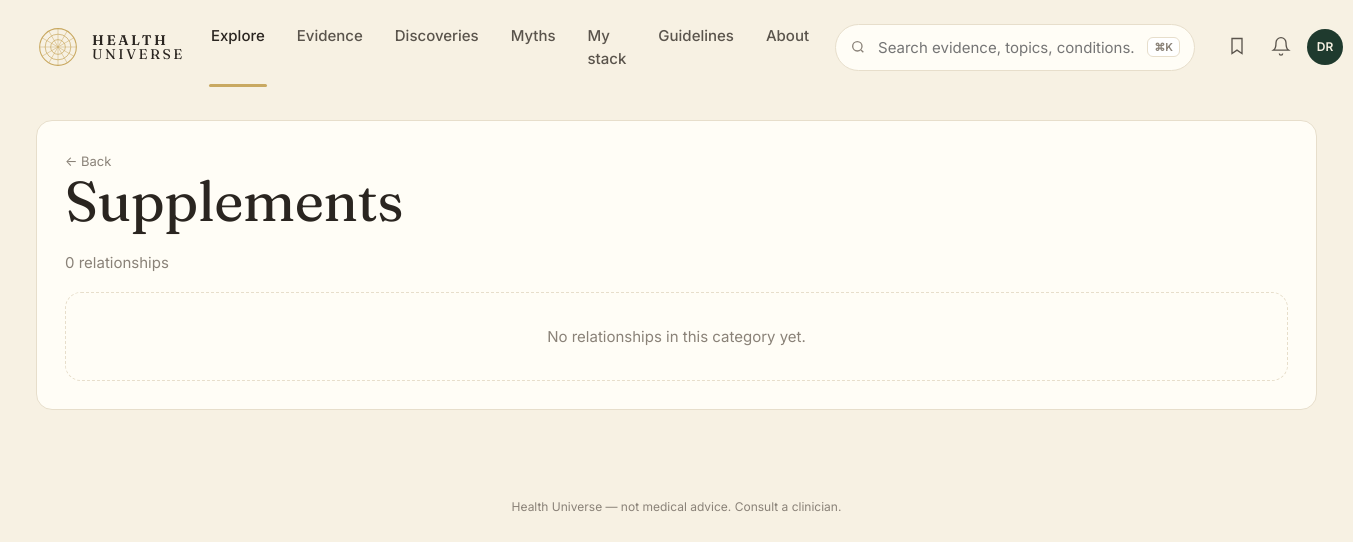
/category/supplements, run on an earlier commit of the app's database.
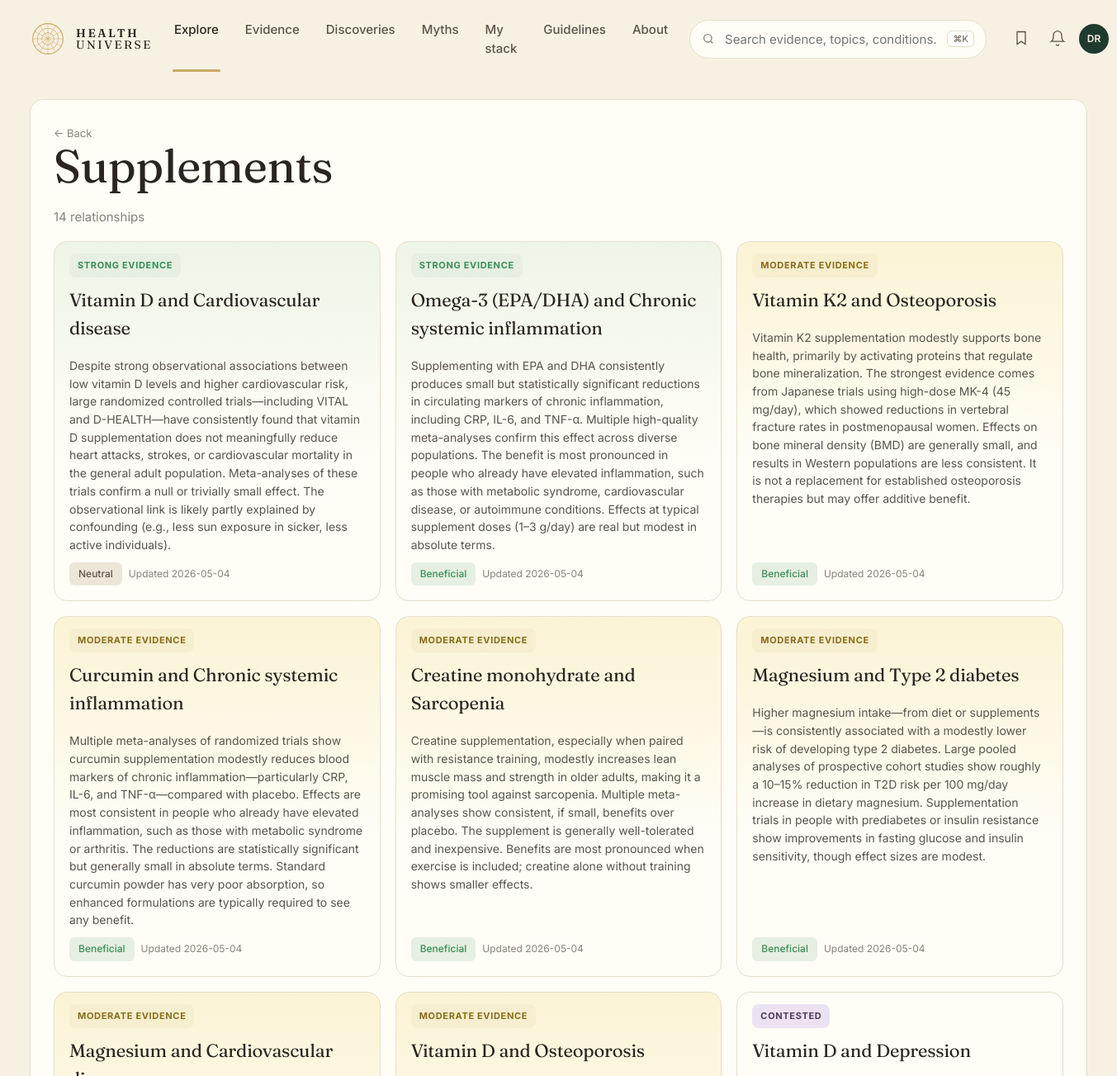
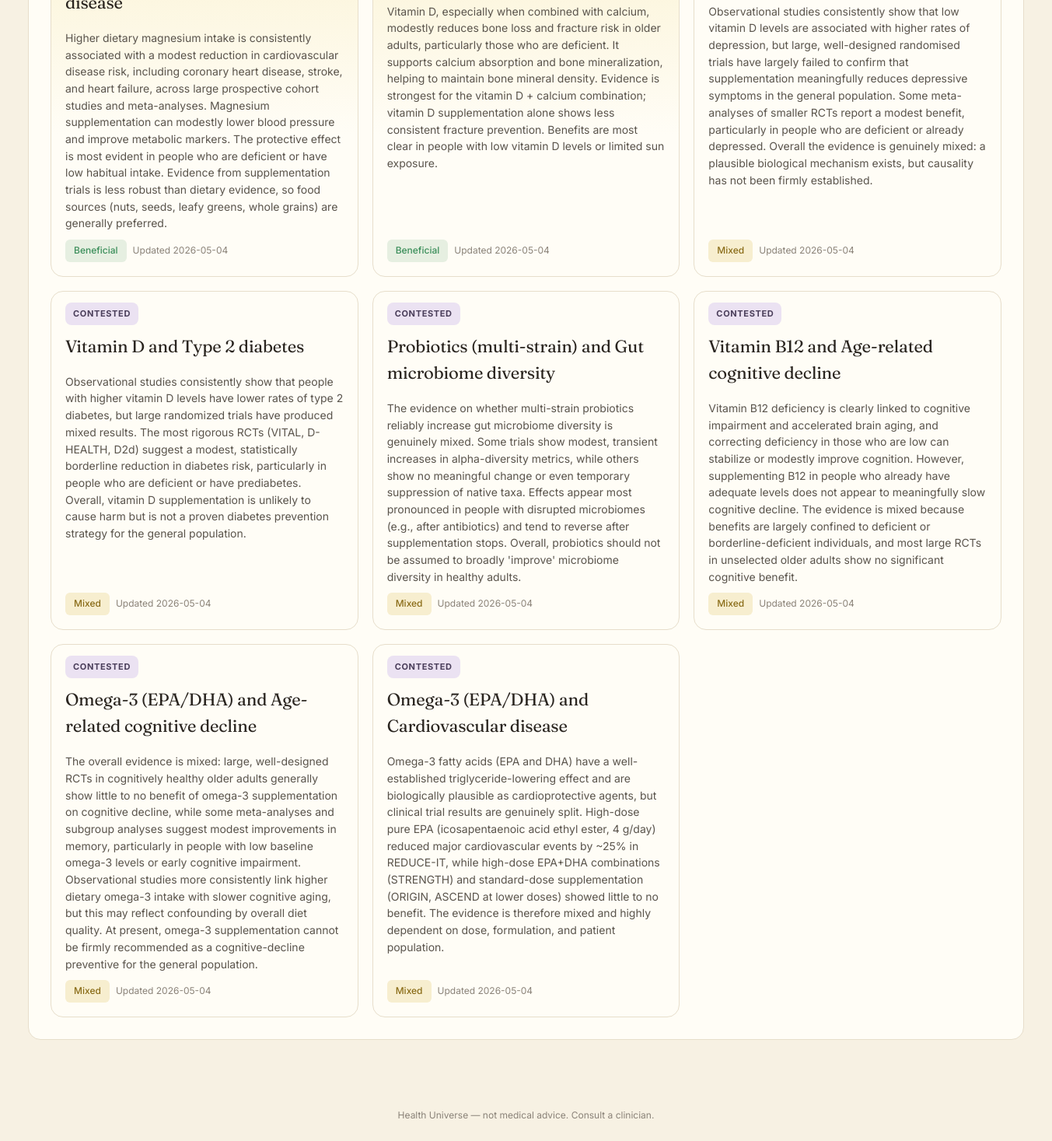
And on a later commit of the database (2 pictures, top to bottom).
### tables this page shows
CREATE TABLE edge (
    id              INTEGER PRIMARY KEY,
    factor_id       INTEGER NOT NULL REFERENCES entity(id),
    outcome_id      INTEGER NOT NULL REFERENCES entity(id),
    direction       TEXT NOT NULL CHECK (direction IN (
                      'protective','harmful','neutral','u_shaped','mixed')),
    tier            TEXT NOT NULL CHECK (tier IN ('A','B','C','D','X','deprecated')),
    effect_size     TEXT,         -- qualitative: trivial/small/moderate/large
    effect_quant    TEXT,         -- e.g. "RR 0.82 (0.74-0.91)"
    population      TEXT,         -- e.g. "adults>50; ApoE4 carriers"
    mechanism       TEXT,         -- 1-paragraph plain English
    summary         TEXT,         -- card body copy
    caveats         TEXT,
    seed_source     TEXT NOT NULL CHECK (seed_source IN ('claude_seed','gemma_daily','manual')),
    created_at      TEXT NOT NULL DEFAULT (datetime('now')),
    updated_at      TEXT NOT NULL DEFAULT (datetime('now')),
    last_reviewed   TEXT NOT NULL DEFAULT (datetime('now')),
    UNIQUE(factor_id, outcome_id, population)
);

CREATE TABLE entity (
    id            INTEGER PRIMARY KEY,
    slug          TEXT NOT NULL UNIQUE,
    name          TEXT NOT NULL,
    kind          TEXT NOT NULL CHECK (kind IN (
                    'food','nutrient','supplement','drug','activity',
                    'behavior','environmental','pathogen','gene',
                    'biomarker','condition','process')),
    aliases       TEXT,           -- JSON array
    description   TEXT,
    created_at    TEXT NOT NULL DEFAULT (datetime('now')),
    updated_at    TEXT NOT NULL DEFAULT (datetime('now'))
);

### web/app.py (the view)
@app.get("/category/{slug}", response_class=HTMLResponse)
def category(request: Request, slug: str):
    cat = next((c for c in CATEGORIES if c["slug"] == slug), None)
    if not cat:
        return HTMLResponse("Not found", status_code=404)
    with connect() as conn:
        if "kinds" in cat:
            placeholders = ",".join("?" * len(cat["kinds"]))
            rows = conn.execute(f"""
                SELECT e.id, e.tier, e.direction, e.summary, e.updated_at,
                       f.name AS f_name, o.name AS o_name
                FROM edge e
                JOIN entity f ON f.id = e.factor_id
                JOIN entity o ON o.id = e.outcome_id
                WHERE f.kind IN ({placeholders})
                ORDER BY CASE e.tier WHEN 'A' THEN 1 WHEN 'B' THEN 2
                              WHEN 'C' THEN 3 WHEN 'X' THEN 4 ELSE 5 END,
                         e.updated_at DESC""", cat["kinds"]).fetchall()
        else:
            placeholders = ",".join("?" * len(cat["outcomes"]))
            rows = conn.execute(f"""
                SELECT e.id, e.tier, e.direction, e.summary, e.updated_at,
                       f.name AS f_name, o.name AS o_name
                FROM edge e
                JOIN entity f ON f.id = e.factor_id
                JOIN entity o ON o.id = e.outcome_id
                WHERE o.slug IN ({placeholders})
                ORDER BY CASE e.tier WHEN 'A' THEN 1 WHEN 'B' THEN 2
                              WHEN 'C' THEN 3 WHEN 'X' THEN 4 ELSE 5 END,
                         e.updated_at DESC""", cat["outcomes"]).fetchall()
    return render(request, "list.html", {
        "title": cat["label"],
        "edges": [dict(r) for r in rows],
    })

### web/templates/list.html (shortened to what this page needs)
{% extends "base.html" %}
{% block content %}
<section class="list-page">
  <a class="back" href="/">← Back</a>
  <h1>{{ title }}</h1>
  <p class="muted">{{ edges|length }} relationship{{ edges|length != 1 and "s" or "" }}</p>
  <div class="list-grid">
    {% for e in edges %}
    <a class="feat-card tier-bg-{{ e.tier }}" href="/edge/{{ e.id }}">
      <span class="pill tier-{{ e.tier }}">{{ TIER_LABEL[e.tier] | upper }}</span>
      <h3>{{ e.f_name }} and {{ e.o_name }}</h3>
      <p>{{ e.summary }}</p>
      <div class="feat-meta">
        <span class="badge dir-{{ e.direction }}">{{ DIRECTION_LABEL[e.direction] }}</span>
        <span class="muted small">Updated {{ e.updated_at[:10] }}</span>
      </div>
    </a>
    {% else %}
    <div class="empty">No relationships in this category yet.</div>
    {% endfor %}
  </div>
</section>
{% endblock %}

What changed in the data, as far as the page shows it:
added edge: tier "STRONG EVIDENCE", f_name "Vitamin D", o_name "Cardiovascular disease", summary "Despite strong observational associations between low vitamin D levels and higher cardiovascular risk, large randomized controlled trials—including VITAL and D-HEALTH—have consistently found that vitamin D supplementation does not meaningfully reduce heart attacks, strokes, or cardiovascular mortality in the general adult population. Meta-analyses of these trials confirm a null or trivially small effect. The observational link is likely partly explained by confounding (e.g., less sun exposure in sicker, less active individuals).", direction "Neutral", updated_at "2026-05-04"
added edge: tier "STRONG EVIDENCE", f_name "Omega-3 (EPA/DHA)", o_name "Chronic systemic inflammation", summary "Supplementing with EPA and DHA consistently produces small but statistically significant reductions in circulating markers of chronic inflammation, including CRP, IL-6, and TNF-α. Multiple high-quality meta-analyses confirm this effect across diverse populations. The benefit is most pronounced in people who already have elevated inflammation, such as those with metabolic syndrome, cardiovascular disease, or autoimmune conditions. Effects at typical supplement doses (1–3 g/day) are real but modest in absolute terms.", direction "Beneficial", updated_at "2026-05-04"
added edge: tier "MODERATE EVIDENCE", f_name "Vitamin K2", o_name "Osteoporosis", summary "Vitamin K2 supplementation modestly supports bone health, primarily by activating proteins that regulate bone mineralization. The strongest evidence comes from Japanese trials using high-dose MK-4 (45 mg/day), which showed reductions in vertebral fracture rates in postmenopausal women. Effects on bone mineral density (BMD) are generally small, and results in Western populations are less consistent. It is not a replacement for established osteoporosis therapies but may offer additive benefit.", direction "Beneficial", updated_at "2026-05-04"
added edge: tier "MODERATE EVIDENCE", f_name "Curcumin", o_name "Chronic systemic inflammation", summary "Multiple meta-analyses of randomized trials show curcumin supplementation modestly reduces blood markers of chronic inflammation—particularly CRP, IL-6, and TNF-α—compared with placebo. Effects are most consistent in people who already have elevated inflammation, such as those with metabolic syndrome or arthritis. The reductions are statistically significant but generally small in absolute terms. Standard curcumin powder has very poor absorption, so enhanced formulations are typically required to see any benefit.", direction "Beneficial", updated_at "2026-05-04"
added edge: tier "MODERATE EVIDENCE", f_name "Creatine monohydrate", o_name "Sarcopenia", summary "Creatine supplementation, especially when paired with resistance training, modestly increases lean muscle mass and strength in older adults, making it a promising tool against sarcopenia. Multiple meta-analyses show consistent, if small, benefits over placebo. The supplement is generally well-tolerated and inexpensive. Benefits are most pronounced when exercise is included; creatine alone without training shows smaller effects.", direction "Beneficial", updated_at "2026-05-04"
added edge: tier "MODERATE EVIDENCE", f_name "Magnesium", o_name "Type 2 diabetes", summary "Higher magnesium intake—from diet or supplements—is consistently associated with a modestly lower risk of developing type 2 diabetes. Large pooled analyses of prospective cohort studies show roughly a 10–15% reduction in T2D risk per 100 mg/day increase in dietary magnesium. Supplementation trials in people with prediabetes or insulin resistance show improvements in fasting glucose and insulin sensitivity, though effect sizes are modest.", direction "Beneficial", updated_at "2026-05-04"
added edge: tier "MODERATE EVIDENCE", f_name "Magnesium", o_name "Cardiovascular disease", summary "Higher dietary magnesium intake is consistently associated with a modest reduction in cardiovascular disease risk, including coronary heart disease, stroke, and heart failure, across large prospective cohort studies and meta-analyses. Magnesium supplementation can modestly lower blood pressure and improve metabolic markers. The protective effect is most evident in people who are deficient or have low habitual intake. Evidence from supplementation trials is less robust than dietary evidence, so food sources (nuts, seeds, leafy greens, whole grains) are generally preferred.", direction "Beneficial", updated_at "2026-05-04"
added edge: tier "MODERATE EVIDENCE", f_name "Vitamin D", o_name "Osteoporosis", summary "Vitamin D, especially when combined with calcium, modestly reduces bone loss and fracture risk in older adults, particularly those who are deficient. It supports calcium absorption and bone mineralization, helping to maintain bone mineral density. Evidence is strongest for the vitamin D + calcium combination; vitamin D supplementation alone shows less consistent fracture prevention. Benefits are most clear in people with low vitamin D levels or limited sun exposure.", direction "Beneficial", updated_at "2026-05-04"
added edge: tier "CONTESTED", f_name "Vitamin D", o_name "Depression", summary "Observational studies consistently show that low vitamin D levels are associated with higher rates of depression, but large, well-designed randomised trials have largely failed to confirm that supplementation meaningfully reduces depressive symptoms in the general population. Some meta-analyses of smaller RCTs report a modest benefit, particularly in people who are deficient or already depressed. Overall the evidence is genuinely mixed: a plausible biological mechanism exists, but causality has not been firmly established.", direction "Mixed", updated_at "2026-05-04"
added edge: tier "CONTESTED", f_name "Vitamin D", o_name "Type 2 diabetes", summary "Observational studies consistently show that people with higher vitamin D levels have lower rates of type 2 diabetes, but large randomized trials have produced mixed results. The most rigorous RCTs (VITAL, D-HEALTH, D2d) suggest a modest, statistically borderline reduction in diabetes risk, particularly in people who are deficient or have prediabetes. Overall, vitamin D supplementation is unlikely to cause harm but is not a proven diabetes prevention strategy for the general population.", direction "Mixed", updated_at "2026-05-04"
added edge: tier "CONTESTED", f_name "Probiotics (multi-strain)", o_name "Gut microbiome diversity", summary "The evidence on whether multi-strain probiotics reliably increase gut microbiome diversity is genuinely mixed. Some trials show modest, transient increases in alpha-diversity metrics, while others show no meaningful change or even temporary suppression of native taxa. Effects appear most pronounced in people with disrupted microbiomes (e.g., after antibiotics) and tend to reverse after supplementation stops. Overall, probiotics should not be assumed to broadly 'improve' microbiome diversity in healthy adults.", direction "Mixed", updated_at "2026-05-04"
added edge: tier "CONTESTED", f_name "Vitamin B12", o_name "Age-related cognitive decline", summary "Vitamin B12 deficiency is clearly linked to cognitive impairment and accelerated brain aging, and correcting deficiency in those who are low can stabilize or modestly improve cognition. However, supplementing B12 in people who already have adequate levels does not appear to meaningfully slow cognitive decline. The evidence is mixed because benefits are largely confined to deficient or borderline-deficient individuals, and most large RCTs in unselected older adults show no significant cognitive benefit.", direction "Mixed", updated_at "2026-05-04"
added edge: tier "CONTESTED", f_name "Omega-3 (EPA/DHA)", o_name "Age-related cognitive decline", summary "The overall evidence is mixed: large, well-designed RCTs in cognitively healthy older adults generally show little to no benefit of omega-3 supplementation on cognitive decline, while some meta-analyses and subgroup analyses suggest modest improvements in memory, particularly in people with low baseline omega-3 levels or early cognitive impairment. Observational studies more consistently link higher dietary omega-3 intake with slower cognitive aging, but this may reflect confounding by overall diet quality. At present, omega-3 supplementation cannot be firmly recommended as a cognitive-decline preventive for the general population.", direction "Mixed", updated_at "2026-05-04"
added edge: tier "CONTESTED", f_name "Omega-3 (EPA/DHA)", o_name "Cardiovascular disease", summary "Omega-3 fatty acids (EPA and DHA) have a well-established triglyceride-lowering effect and are biologically plausible as cardioprotective agents, but clinical trial results are genuinely split. High-dose pure EPA (icosapentaenoic acid ethyl ester, 4 g/day) reduced major cardiovascular events by ~25% in REDUCE-IT, while high-dose EPA+DHA combinations (STRENGTH) and standard-dose supplementation (ORIGIN, ASCEND at lower doses) showed little to no benefit. The evidence is therefore mixed and highly dependent on dose, formulation, and patient population.", direction "Mixed", updated_at "2026-05-04"
Also different on the page:
{{ edges|length }}: "0" → "14"
text no longer shown: "No relationships in this category yet."
